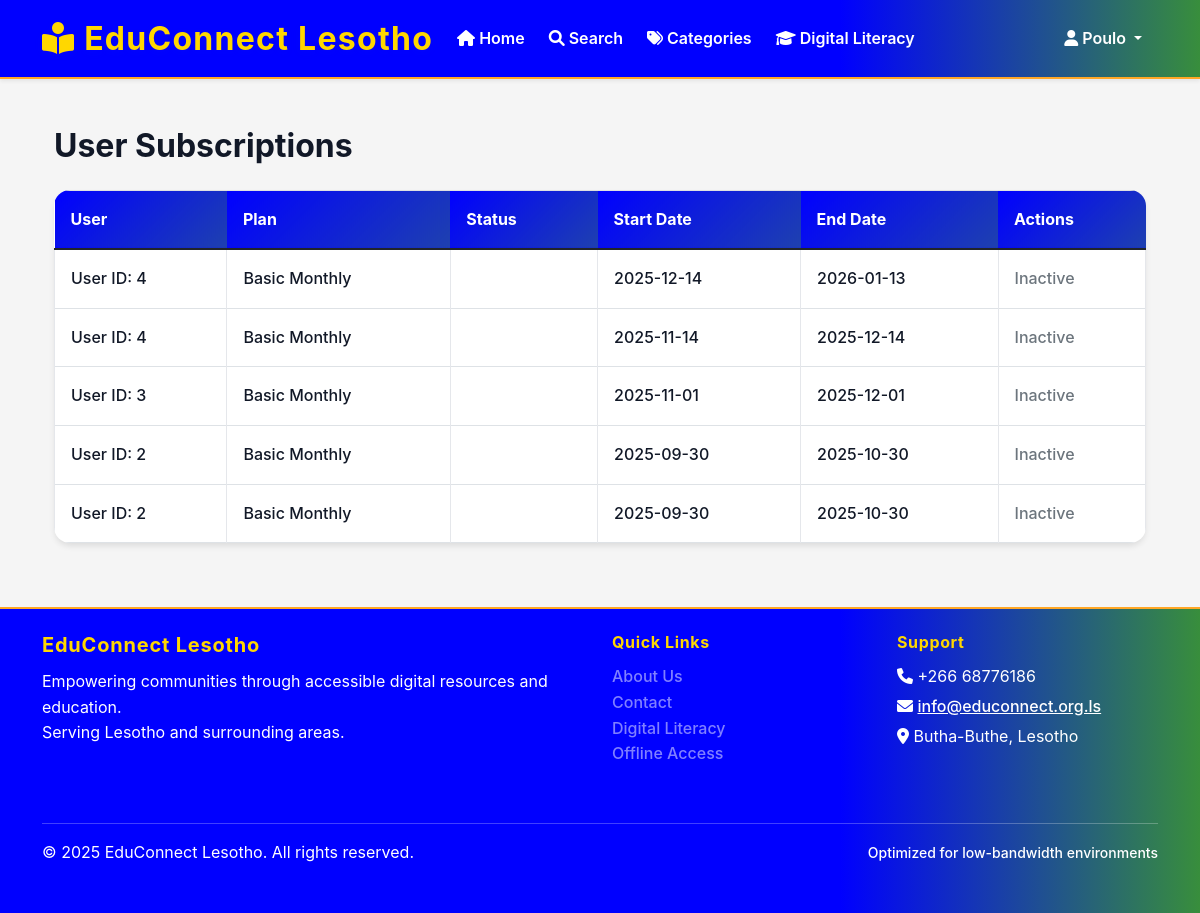
The page /admin/user-subscriptions (signed in) on the database as committed earlier.
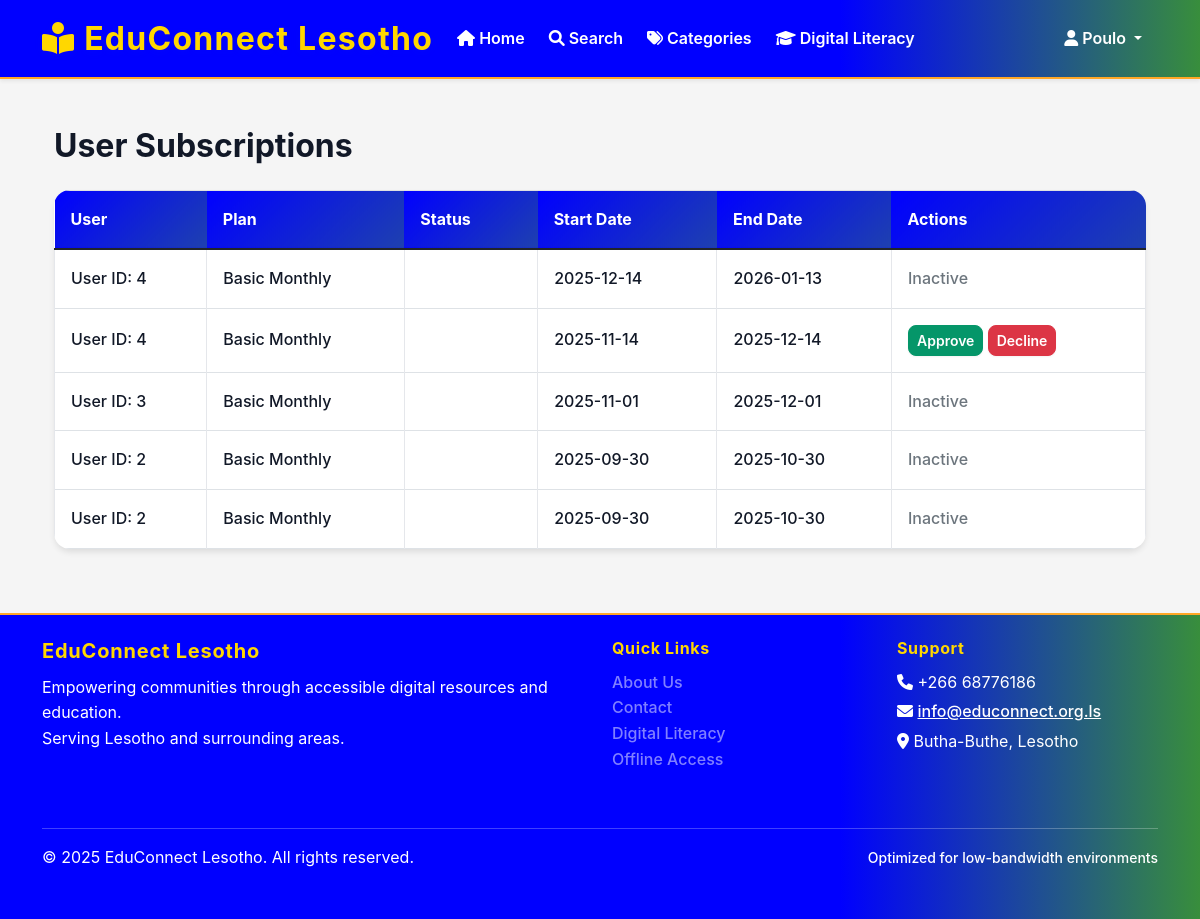
The same page on the database as committed later.
### app/models/subscription.py (models this page shows, shortened)
class UserSubscription(db.Model):
    __tablename__ = 'user_subscriptions'
    id = db.Column(db.Integer, primary_key=True)
    user_id = db.Column(db.Integer, db.ForeignKey('users.id'), nullable=False)
    plan_id = db.Column(db.Integer, db.ForeignKey('subscription_plans.id'), nullable=False)
    start_date = db.Column(db.DateTime, nullable=False, default=datetime.utcnow)
    end_date = db.Column(db.DateTime, nullable=False)
    is_active = db.Column(db.Boolean, default=True)
    auto_renew = db.Column(db.Boolean, default=False)
    created_at = db.Column(db.DateTime, default=datetime.utcnow)
    @property
    def is_expired(self):
        return datetime.utcnow() > self.end_date

class SubscriptionPlan(db.Model):
    __tablename__ = 'subscription_plans'
    id = db.Column(db.Integer, primary_key=True)
    name = db.Column(db.String(100), nullable=False, unique=True)
    description = db.Column(db.Text)
    price = db.Column(Numeric(10, 2), nullable=False)
    duration_days = db.Column(db.Integer, nullable=False)  # Duration in days
    max_books = db.Column(db.Integer, nullable=False, default=1)  # Max books that can be borrowed at once
    is_active = db.Column(db.Boolean, default=True)
    created_at = db.Column(db.DateTime, default=datetime.utcnow)
    subscriptions = db.relationship('UserSubscription', backref='plan', lazy=True)

### app/routes/admin.py (the view, shortened to what this page needs)
@admin_bp.route('/user-subscriptions')
@admin_required
def user_subscriptions():
    page = request.args.get('page', 1, type=int)
    status = request.args.get('status', '')
    search = request.args.get('search', '')
    query = db.session.query(UserSubscription).join(User).join(SubscriptionPlan)
    if status == 'active':
        query = query.filter(
            UserSubscription.is_active == True,
            UserSubscription.end_date > datetime.utcnow()
        )
    elif status == 'expired':
        query = query.filter(UserSubscription.end_date <= datetime.utcnow())
    pagination = query.order_by(UserSubscription.created_at.desc()).paginate(
        page=page, per_page=20, error_out=False
    )
    subscriptions = pagination.items
    return render_template('admin/user_subscriptions.html',
                         subscriptions=subscriptions,
                         pagination=pagination)

### app/models/user.py (called while the page is built)
    def is_admin(self):
        return self.role.role_name == 'admin'

    def is_librarian(self):
        return self.role.role_name in ['admin', 'librarian']

### app/routes/admin.py (called while the page is built)
def admin_required(f):
    @wraps(f)
    def decorated_function(*args, **kwargs):
        if not current_user.is_authenticated or not current_user.is_admin():
            flash('You need administrator privileges to access this page.', 'error')
            return redirect(url_for('main.index'))
        return f(*args, **kwargs)
    return decorated_function

### app/templates/admin/user_subscriptions.html (shortened to what this page needs)
{% extends "base.html" %}
{% block content %}
<div class="container py-4">
    <h2 class="mb-4">User Subscriptions</h2>
    <table class="table table-bordered table-hover">
        <thead class="table-light">
            <tr>
                <th>User</th>
                <th>Plan</th>
                <th>Status</th>
                <th>Start Date</th>
                <th>End Date</th>
                <th>Actions</th>
            </tr>
        </thead>
        <tbody>
            {% for sub in subscriptions %}
                <form method="POST" action="{{ url_for('admin.user_subscriptions', subscription_id=sub.id) }}" style="display:inline-block;">
                <td>
                    {% if sub.user %}
                        {{ sub.user.get_full_name() }}<br>
                        <span class="badge bg-info">{{ sub.user.role.role_name|capitalize }}</span>
                    {% elif sub.user_id %}
                        User ID: {{ sub.user_id }}
                    {% else %}
                        <span class="text-danger">Unknown User</span>
                    {% endif %}
                </td>
                <td>
                    {% if sub.plan %}
                        {{ sub.plan.name }}
                    {% else %}
                        <span class="text-danger">Unknown Plan</span>
                    {% endif %}
                </td>
                <td>
                    {% set status = 'Active' if sub.is_active and not sub.is_expired else 'Expired' if sub.is_expired else 'Inactive' %}
                    <span class="badge bg-
                        {% if status == 'Active' %}success
                        {% elif status == 'Expired' %}danger
                        {% else %}secondary
                        {% endif %}">
                    </span>
                </td>
                <td>{{ sub.start_date.strftime('%Y-%m-%d') if sub.start_date else 'N/A' }}</td>
                <td>{{ sub.end_date.strftime('%Y-%m-%d') if sub.end_date else 'N/A' }}</td>
                <td>
                    {% if not sub.is_active and not sub.is_expired %}
                        <form method="POST" action="{{ url_for('admin.user_subscriptions', subscription_id=sub.id) }}" style="display:inline-block;">
                            <button type="submit" class="btn btn-success btn-sm">Approve</button>
                        </form>
                        <form method="POST" action="{{ url_for('admin.user_subscriptions', subscription_id=sub.id) }}" style="display:inline-block;">
                            <button type="submit" class="btn btn-danger btn-sm">Decline</button>
                        </form>
                    {% elif sub.status == 'active' %}
                        <span class="text-success">Active</span>
                    {% elif sub.status == 'declined' %}
                        <span class="text-danger">Declined</span>
                    {% else %}
                        <span class="text-secondary">Inactive</span>
                    {% endif %}
                </td>
            {% endfor %}
        </tbody>
    </table>
</div>
{% endblock %}

Rows that differ between the two databases and show on the page:
changed UserSubscription (number 2 of 5 on the later page): is_active "Inactive" → "Approve Decline"
